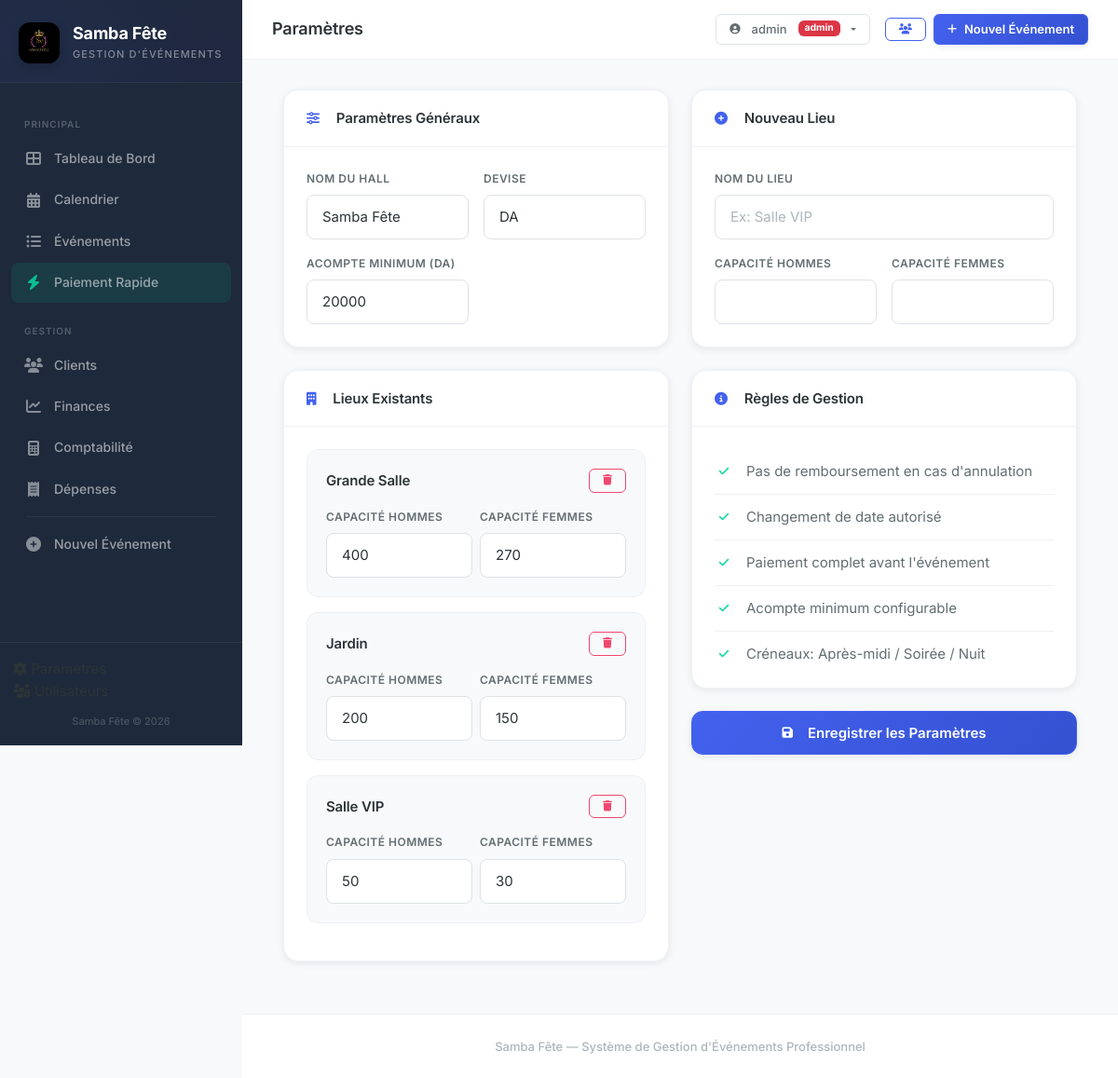
The page /parametres (signed in) on the database its author committed.
### tables this page shows
CREATE TABLE users (
                id INTEGER PRIMARY KEY AUTOINCREMENT,
                username TEXT UNIQUE NOT NULL,
                password_hash TEXT NOT NULL,
                role TEXT NOT NULL DEFAULT 'manager',
                is_active INTEGER DEFAULT 1,
                created_at TEXT DEFAULT (datetime('now','localtime'))
            );

CREATE TABLE settings (
            key TEXT PRIMARY KEY,
            value TEXT NOT NULL
        );

CREATE TABLE venues (
            id INTEGER PRIMARY KEY AUTOINCREMENT,
            name TEXT NOT NULL,
            capacity_men INTEGER DEFAULT 0,
            capacity_women INTEGER DEFAULT 0,
            is_active INTEGER DEFAULT 1
        );

### app.py (the view, shortened to what this page needs)
@app.route("/parametres", methods=["GET", "POST"])
@login_required
def settings():
    db = get_db_connection()
    venues = db.execute("SELECT * FROM venues ORDER BY id").fetchall()
    settings_rows = db.execute("SELECT key, value FROM settings").fetchall()
    settings_dict = {row["key"]: row["value"] for row in settings_rows}
    deposit_min = settings_dict.get("deposit_min", "20000")
    hall_name = settings_dict.get("hall_name", "Samba Fête")
    currency = settings_dict.get("currency", "DA")
    return render_template(
        "settings.html",
        venues=venues,
        deposit_min=deposit_min,
        hall_name=hall_name,
        currency=currency,
    )

### app.py (called while the page is built)
@login_manager.user_loader
def load_user(user_id):
    return get_user_by_id(user_id)

@app.teardown_appcontext
def close_db_connection(exception):
    db = getattr(g, "_database", None)
    if db is not None:
        db.close()

def get_db_connection():
    db = getattr(g, "_database", None)
    if db is None:
        db = g._database = get_db()
    return db

@app.context_processor
def inject_year():
    return {"current_year": datetime.now().year}

### models.py (called while the page is built, shortened)
def is_postgres():
    return DATABASE_URL.startswith("postgresql://")

def get_db():
    if is_postgres():
        conn = psycopg2.connect(DATABASE_URL)
        conn.autocommit = True
        return DB(conn, True)
    else:
        import sqlite3
        db_path = os.path.join(
            os.path.dirname(os.path.abspath(__file__)), "samba_fete.db"
        )
        conn = sqlite3.connect(db_path, timeout=10)
        conn.row_factory = sqlite3.Row
        conn.execute("PRAGMA foreign_keys = ON")
        return DB(conn, False)

def get_user_by_id(user_id):
    db = get_db()
    row = db.execute("SELECT * FROM users WHERE id=?", (user_id,)).fetchone()
    db.close()
    if row:
        return User(
            row["id"],
            row["username"],
            row["password_hash"],
            row["role"],
            row["is_active"],
        )
    return None

    @property
    def is_authenticated(self):
        return True

    def execute(self, sql, params=None):
        if self.is_pg:
            sql = sql.replace("?", "%s")
        cur = self.conn.cursor()
        if params:
            cur.execute(sql, params)
        else:
            cur.execute(sql)
        self._cur = cur
        return self

    def fetchone(self):
        row = self._cur.fetchone()
        if row is None:
            return None
        if self.is_pg:
            return dict(zip([col[0] for col in self._cur.description], row))
        else:
            return dict(row)

    def fetchall(self):
        rows = self._cur.fetchall()
        if self.is_pg:
            columns = [col[0] for col in self._cur.description]
            return [dict(zip(columns, row)) for row in rows]
        else:
            return [dict(row) for row in rows]

    def close(self):
        self.conn.close()

### templates/settings.html (shortened to what this page needs)
{% extends "base.html" %}
{% block page_title %}Paramètres{% endblock %}
{% block content %}
<div class="container-fluid">
    <form method="POST">
        <div class="row g-4">
            <div class="col-lg-6">
                <div class="card-custom mb-4">
                    <div class="card-header-custom">
                        <h5 class="mb-0"><i class="fas fa-sliders-h me-2"></i>Paramètres Généraux</h5>
                    </div>
                    <div class="card-body-custom">
                        <div class="row g-3">
                            <div class="col-md-6">
                                <label class="form-label-elegant">Nom du Hall</label>
                                <input type="text" name="hall_name" class="form-input-elegant" value="{{ hall_name }}">
                            </div>
                            <div class="col-md-6">
                                <label class="form-label-elegant">Devise</label>
                                <input type="text" name="currency" class="form-input-elegant" value="{{ currency }}">
                            </div>
                            <div class="col-md-6">
                                <label class="form-label-elegant">Acompte Minimum (DA)</label>
                                <input type="number" name="deposit_min" class="form-input-elegant"
                                       value="{{ deposit_min }}" step="1000" min="0">
                            </div>
                        </div>
                    </div>
                </div>
                <div class="card-custom mb-4">
                    <div class="card-header-custom">
                        <h5 class="mb-0"><i class="fas fa-building me-2"></i>Lieux Existants</h5>
                    </div>
                    <div class="card-body-custom">
                        {% for v in venues %}
                        <div class="venue-card mb-3">
                            <div class="d-flex justify-content-between align-items-center mb-3">
                                <h6 class="mb-0" style="font-size: 0.9375rem; font-weight: 600;">{{ v.name }}</h6>
                                <form method="POST" action="{{ url_for('delete_venue', venue_id=v.id) }}"
                                      onsubmit="return confirm('Supprimer ce lieu ?')" class="d-inline">
                                    <button type="submit" class="btn btn-sm btn-outline-danger">
                                        <i class="fas fa-trash"></i>
                                    </button>
                                </form>
                            </div>
                            <div class="row g-2">
                                <div class="col-6">
                                    <label class="form-label-elegant">Capacité Hommes</label>
                                    <input type="number" name="capacity_men_{{ v.id }}" class="form-input-elegant"
                                           value="{{ v.capacity_men }}" min="0">
                                </div>
                                <div class="col-6">
                                    <label class="form-label-elegant">Capacité Femmes</label>
                                    <input type="number" name="capacity_women_{{ v.id }}" class="form-input-elegant"
                                           value="{{ v.capacity_women }}" min="0">
                                </div>
                            </div>
                        </div>
                        {% endfor %}
                    </div>
                </div>
            </div>
            <div class="col-lg-6">
                <div class="card-custom mb-4">
                    <div class="card-header-custom">
                        <h5 class="mb-0"><i class="fas fa-plus-circle me-2"></i>Nouveau Lieu</h5>
                    </div>
                    <div class="card-body-custom">
                        <div class="row g-3">
                            <div class="col-12">
                                <label class="form-label-elegant">Nom du Lieu</label>
                                <input type="text" name="new_venue_name" class="form-input-elegant"
                                       placeholder="Ex: Salle VIP">
                            </div>
                            <div class="col-6">
                                <label class="form-label-elegant">Capacité Hommes</label>
                                <input type="number" name="new_venue_cap_m" class="form-input-elegant" min="0">
                            </div>
                            <div class="col-6">
                                <label class="form-label-elegant">Capacité Femmes</label>
                                <input type="number" name="new_venue_cap_w" class="form-input-elegant" min="0">
                            </div>
                        </div>
                    </div>
                </div>
                <div class="card-custom mb-4">
                    <div class="card-header-custom">
                        <h5 class="mb-0"><i class="fas fa-info-circle me-2"></i>Règles de Gestion</h5>
                    </div>
                    <div class="card-body-custom">
                        <ul class="rules-list">
                            <li><i class="fas fa-check text-success"></i> Pas de remboursement en cas d'annulation</li>
                            <li><i class="fas fa-check text-success"></i> Changement de date autorisé</li>
                            <li><i class="fas fa-check text-success"></i> Paiement complet avant l'événement</li>
                            <li><i class="fas fa-check text-success"></i> Acompte minimum configurable</li>
                            <li><i class="fas fa-check text-success"></i> Créneaux: Après-midi / Soirée / Nuit</li>
                        </ul>
                    </div>
                </div>
                <div class="d-grid">
                    <button type="submit" class="btn btn-primary btn-lg">
                        <i class="fas fa-save me-2"></i>Enregistrer les Paramètres
                    </button>
                </div>
            </div>
        </div>
    </form>
</div>
{% endblock %}

### templates/base.html (shortened to what this page needs)
<!DOCTYPE html>
<html lang="fr">
<head>
    <link href="https://cdn.jsdelivr.net/npm/bootstrap@5.3.3/dist/css/bootstrap.min.css" rel="stylesheet">
    <link href="https://cdnjs.cloudflare.com/ajax/libs/font-awesome/6.5.1/css/all.min.css" rel="stylesheet">
    <link href="{{ url_for('static', filename='css/style.css') }}" rel="stylesheet">
</head>
<body>
    <nav id="sidebar" class="sidebar">
        <div class="sidebar-header">
            <div class="logo-icon">
                <img src="{{ url_for('static', filename='img/logo.jpg') }}" alt="Samba Fête">
            </div>
            <div class="sidebar-brand">
                <div class="brand-name">Samba Fête</div>
                <div class="brand-tagline">Gestion d'Événements</div>
            </div>
        </div>
        <ul class="sidebar-nav">
            <li class="nav-section-title">Principal</li>
            <li class="nav-item">
                <a href="{{ url_for('index') }}" class="nav-link {% if request.endpoint == 'index' %}active{% endif %}">
                    <i class="fas fa-th-large"></i> <span>Tableau de Bord</span>
                </a>
            </li>
            <li class="nav-item">
                <a href="{{ url_for('calendar_view') }}" class="nav-link {% if request.endpoint == 'calendar_view' %}active{% endif %}">
                    <i class="fas fa-calendar-alt"></i> <span>Calendrier</span>
                </a>
            </li>
            <li class="nav-item">
                <a href="{{ url_for('event_list') }}" class="nav-link {% if request.endpoint == 'event_list' %}active{% endif %}">
                    <i class="fas fa-list-ul"></i> <span>Événements</span>
                </a>
            </li>
            <li class="nav-item">
                <a href="{{ url_for('quick_payment') }}" class="nav-link {% if request.endpoint == 'quick_payment' %}active{% endif %}" style="background: rgba(6, 214, 160, 0.1);">
                    <i class="fas fa-bolt" style="color: var(--success);"></i> <span>Paiement Rapide</span>
                </a>
            </li>
            <li class="nav-section-title">Gestion</li>
            <li class="nav-item">
                <a href="{{ url_for('client_list') }}" class="nav-link {% if request.endpoint == 'client_list' or request.endpoint == 'client_detail' %}active{% endif %}">
                    <i class="fas fa-users"></i> <span>Clients</span>
                </a>
            </li>
            <li class="nav-item">
                <a href="{{ url_for('financials') }}" class="nav-link {% if request.endpoint == 'financials' %}active{% endif %}">
                    <i class="fas fa-chart-line"></i> <span>Finances</span>
                </a>
            </li>
            <li class="nav-item">
                <a href="{{ url_for('accounting') }}" class="nav-link {% if request.endpoint == 'accounting' %}active{% endif %}">
                    <i class="fas fa-calculator"></i> <span>Comptabilité</span>
                </a>
            </li>
            <li class="nav-item">
                <a href="{{ url_for('expenses') }}" class="nav-link {% if request.endpoint == 'expenses' %}active{% endif %}">
                    <i class="fas fa-receipt"></i> <span>Dépenses</span>
                </a>
            </li>
            <li class="sidebar-divider"></li>
            <li class="nav-item">
                <a href="{{ url_for('event_form') }}" class="nav-link {% if request.endpoint == 'event_form' %}active{% endif %}">
                    <i class="fas fa-plus-circle"></i> <span>Nouvel Événement</span>
                </a>
            </li>
        </ul>
        <div class="sidebar-footer">
            {% if current_user.is_authenticated %}
            <li class="nav-item" style="list-style: none;">
                <a href="{{ url_for('settings') }}" class="nav-link {% if request.endpoint == 'settings' %}active{% endif %}">
                    <i class="fas fa-cog"></i> <span>Paramètres</span>
                </a>
            </li>
            {% if current_user.role == 'admin' %}
            <li class="nav-item" style="list-style: none;">
                <a href="{{ url_for('users') }}" class="nav-link {% if request.endpoint == 'users' %}active{% endif %}">
                    <i class="fas fa-users-cog"></i> <span>Utilisateurs</span>
                </a>
            </li>
            {% endif %}
            {% endif %}
            <div class="sidebar-footer-text" style="margin-top: 12px;">Samba Fête &copy; {{ current_year }}</div>
        </div>
    </nav>
    <div class="main-content">
        <nav class="topbar">
            <div class="topbar-title">
                {% block page_title %}Tableau de Bord{% endblock %}
            </div>
            <div class="topbar-actions">
                {% if current_user.is_authenticated %}
                <div class="dropdown d-none d-sm-inline-block me-2">
                    <button class="btn btn-outline-secondary btn-sm dropdown-toggle" type="button" data-bs-toggle="dropdown">
                        <i class="fas fa-user-circle me-1"></i> {{ current_user.username }}
                        <span class="badge bg-{% if current_user.role == 'admin' %}danger{% else %}secondary{% endif %} ms-1" style="font-size: 0.65rem;">{{ current_user.role }}</span>
                    </button>
                </div>
                {% endif %}
                <a href="{{ url_for('client_list') }}" class="btn btn-outline-gold btn-sm" title="Clients">
                    <i class="fas fa-users"></i>
                </a>
                <a href="{{ url_for('event_form') }}" class="btn btn-primary btn-sm">
                    <i class="fas fa-plus"></i> <span class="d-none d-sm-inline">Nouvel Événement</span>
                </a>
            </div>
        </nav>
        <div class="page-content">
            {% block content %}{% endblock %}
        </div>
        <footer class="app-footer">
            Samba Fête &mdash; Système de Gestion d'Événements Professionnel
        </footer>
    </div>
</body>
</html>

### rows shown on the page
users: username "admin", role "admin"
settings: hall_name "Samba Fête"
settings: currency "DA"
settings: deposit_min "20000"
venues: name "Grande Salle", capacity_men "400", capacity_women "270"
venues: name "Jardin", capacity_men "200", capacity_women "150"
venues: name "Salle VIP", capacity_men "50", capacity_women "30"
